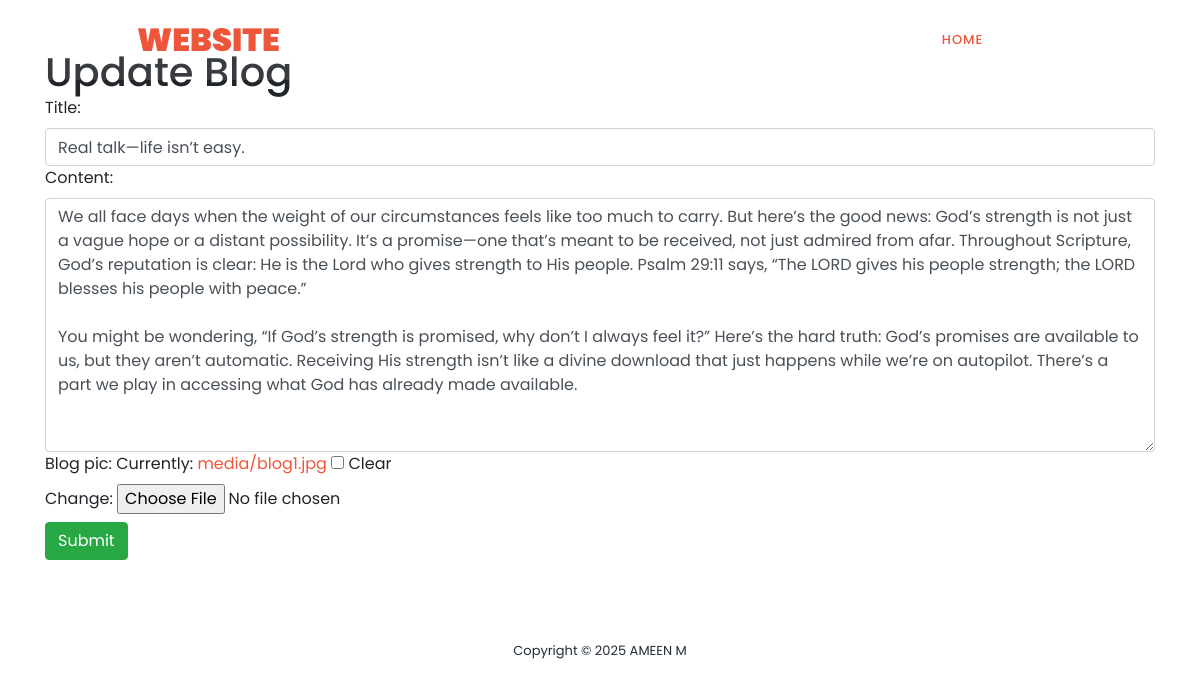
The page /updateblog/7 on the database its author committed.
### blogapp/models.py (models this page shows, shortened)
class Blog(models.Model):
    title=models.CharField(max_length=200)
    content=models.TextField()
    blog_pic=models.ImageField(upload_to="media",null=True,blank=True)
    added_date=models.DateField(auto_now_add=True)
    user_id=models.ForeignKey(User,on_delete=models.CASCADE)

### blogapp/views.py (the view, shortened to what this page needs)
# urls.py: path("updateblog/<int:id>",views.UpdateBlogView.as_view(),name="updateblog"),
class UpdateBlogView(View):
    def get(self,request,**kwargs):
        blog=Blog.objects.get(id=kwargs.get("id"))
        form=CreateBlogForm(instance=blog)
        return render(request,"updateblog.html",{"form":form})

### blogapp/forms.py
class CreateBlogForm(forms.ModelForm):
    class Meta:
        model=Blog
        fields=["title","content","blog_pic"]
        widgets={
            'title':forms.TextInput(attrs={'class':'form-control'}),
            'content':forms.Textarea(attrs={'class':'form-control'})
        }

### blogapp/templates/updateblog.html (shortened to what this page needs)
{% extends 'base.html' %}
{% block main %}
<div class="container mt-5 mb-5">
    <h1>Update Blog</h1>
    <form action="" method="post" enctype="multipart/form-data">
        {{form}}
        <input type="submit" class="mt-2 btn btn-success">
    </form>
</div>
{% endblock %}

### blogapp/static/assets/css/style.css (style rules this page uses)
html, body, div, span, applet, object, iframe, h1, h2, h3, h4, h5, h6, p, blockquote, div pre, a, abbr, acronym, address, big, cite, code, del, dfn, em, font, img, ins, kbd, q, s, samp, small, strike, strong, sub, sup, tt, var, b, u, i, center, dl, dt, dd, ol, ul, li, figure, header, nav, section, article, aside, footer, figcaption { margin: 0; padding: 0; border: 0; outline: 0; }
* { box-sizing: border-box; }
html, body { font-family: 'Poppins', sans-serif; font-weight: 400; background-color: #fff; font-size: 16px; -ms-text-size-adjust: 100%; -webkit-font-smoothing: antialiased; -moz-osx-font-smoothing: grayscale; }
a { text-decoration: none !important; }
h1, h2, h3, h4, h5, h6 { margin-top: 0px; margin-bottom: 0px; }
html, body { background: #fff; font-family: 'Poppins', sans-serif; }
a { color: #ed563b; }

### rows shown on the page
Blog: title "Real talk—life isn’t easy.", content "We all face days when the weight of our circumstances feels like too much to carry. But here’s the good news: God’s strength is not just a vague hope or a distant possibility. It’s a promise—one that’s meant to be received, not just admired from afar. Throughout Scripture, God’s reputation is clear: He is the Lord who gives strength to His people. Psalm 29:11 says, “The LORD gives his people strength; the LORD blesses his people with peace.” You might be wondering, “If God’s strength is promised, why don’t I always feel it?” Here’s the hard truth: God’s promises are available to us, but they aren’t automatic. Receiving His strength isn’t like a divine download that just happens while we’re…"
